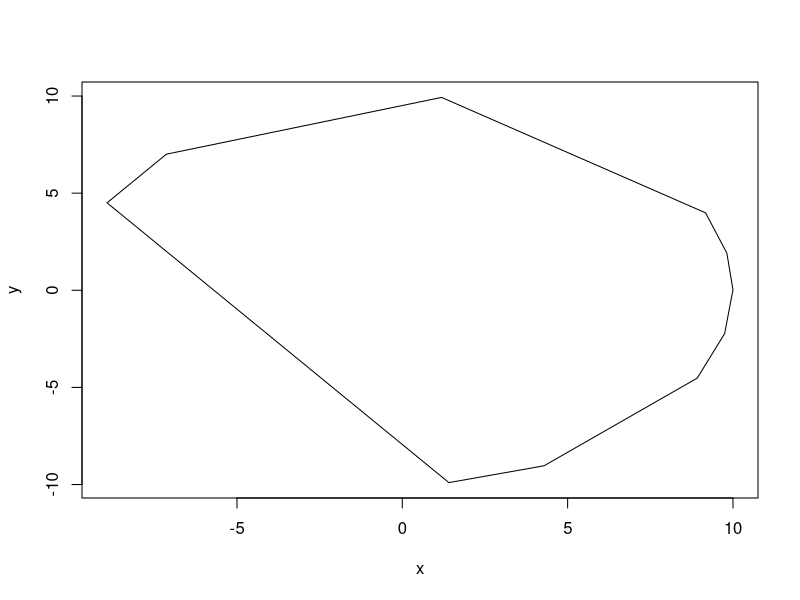
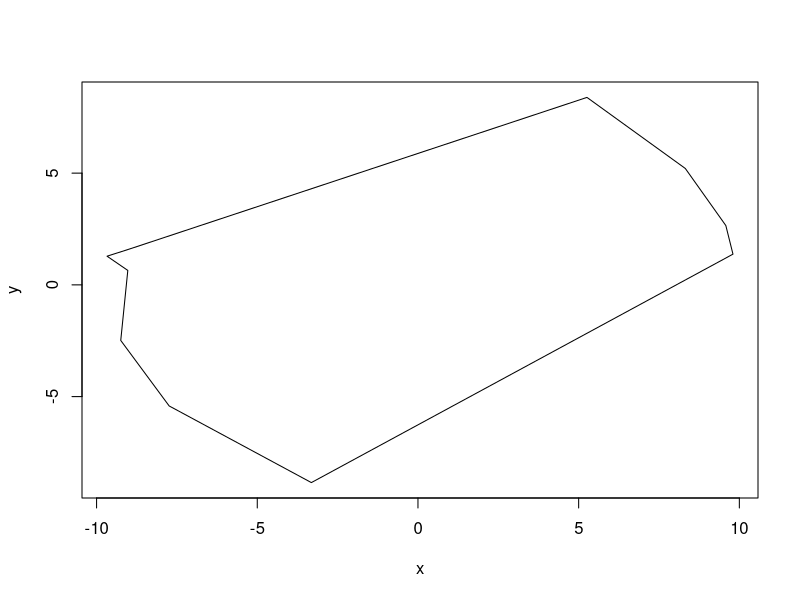
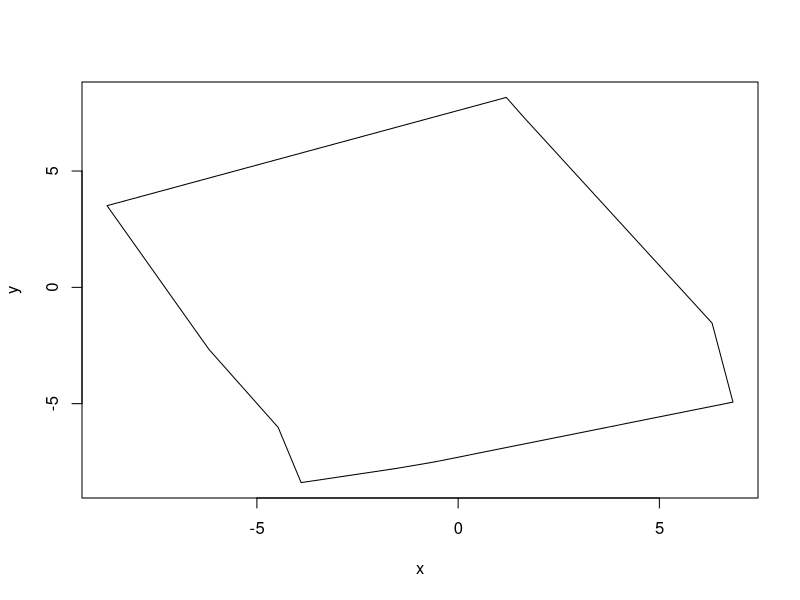

These figures' R source, in order:
#Here is an adaptation on the original polygon generating function, it has an additional output which states
# if the generated shape is convex or concave.

#The majority of the shapes generated are concave, unless the distances to the origin are very close or the same.

#This is the function seen before, but this one has been modified to include check.convex.
polygon.generator.2 <- function(number_of_points,  min_distance_to_origin, max_distance_to_origin) {
  max_distance_to_origin
  r <- runif(number_of_points,min_distance_to_origin,max_distance_to_origin)
  theta <- runif(number_of_points,-pi,pi)
  theta1 <- sort(theta)
  x <- r*cos(theta1)
  y <- r*sin(theta1)
  print(check.convex(x,y))
  plot(x,y,type='n')
  polygon(x,y)
}

#This function takes the sum of all the acute angles of the shape, and then compares this to what the sum
# of interior angles should be for tis particular shape.
check.convex <- function(x_vertices,y_vertices){
  x <- x_vertices
  y <- y_vertices
  i <- 1
  x <- c(x, x[1], x[2])
  y <- c(y, y[1], y[2])
  angles <- c()
  repeat{
    a <- distance.finder(x[i],y[i],x[i+2],y[i+2])
    b <- distance.finder(x[i],y[i],x[i+1],y[i+1])
    c <- distance.finder(x[i+1],y[i+1],x[i+2],y[i+2])
    p.1 <- b + c - a
    p.2 <- 2 * sqrt(b) * sqrt(c)
    angles <- c(angles, acos(p.1/p.2))
    i <- i+1
    if(i == length(x)-1)break
  }
  X <- abs(sum(angles)-((length(x)-4) * pi))
  if (X <= 0.001){
    return("Convex")
  }
  else{
    return("concave")
  }
}

#This function simply finds the length between any two points.
distance.finder <- function(x.1,y.1,x.2,y.2){
  return(((y.2-y.1)^2)+((x.2-x.1)^2))
}

#This shape will always be convex.
polygon.generator.2(10,10,10)

#This shape may or may not be convex.
polygon.generator.2(10,9,10)

#This shape is very unlikely to be convex.
polygon.generator.2(10,5,10)

